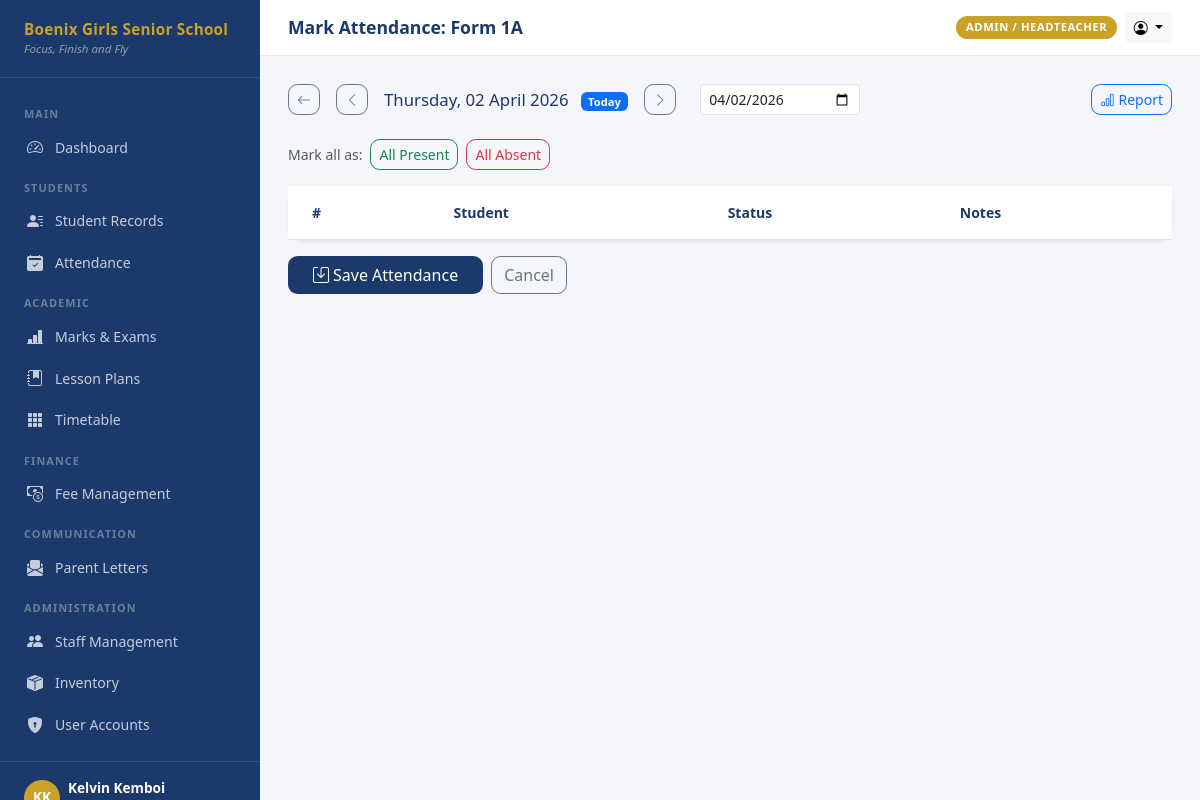
Page /attendance/1/mark/ (signed in) on the committed database.
### accounts/models.py (models this page shows, shortened)
class User(AbstractUser):
    ROLE_ADMIN = 'admin'
    ROLE_CLASS_TEACHER = 'class_teacher'
    ROLE_SUBJECT_TEACHER = 'subject_teacher'
    ROLE_PARENT = 'parent'
    ROLE_BURSAR = 'bursar'
    ROLE_AUDITOR = 'auditor'
    ROLE_CHOICES = [
        (ROLE_ADMIN, 'Admin / Headteacher'),
        (ROLE_CLASS_TEACHER, 'Class Teacher'),
        (ROLE_SUBJECT_TEACHER, 'Subject Teacher'),
        (ROLE_PARENT, 'Parent (View Only)'),
        (ROLE_BURSAR, 'Bursar / Accounts'),
        (ROLE_AUDITOR, 'Auditor'),
    ]
    role = models.CharField(
        max_length=20,
        choices=ROLE_CHOICES,
        default=ROLE_SUBJECT_TEACHER,
    )
    phone = models.CharField(max_length=20, blank=True)
    profile_photo = models.ImageField(upload_to='profiles/', blank=True, null=True)
    is_active = models.BooleanField(default=True)
    class_assigned = models.CharField(max_length=20, blank=True, help_text='e.g. Form 4A')
    class Meta:
        verbose_name = 'User'
        verbose_name_plural = 'Users'
        ordering = ['last_name', 'first_name']
    @property
    def is_admin(self):
        return self.role == self.ROLE_ADMIN or self.is_superuser
    @property
    def can_view_fees(self):
        return self.role in (self.ROLE_ADMIN, self.ROLE_BURSAR, self.ROLE_AUDITOR, self.ROLE_PARENT)
    @property
    def can_enter_marks(self):
        return self.role in (self.ROLE_ADMIN, self.ROLE_CLASS_TEACHER, self.ROLE_SUBJECT_TEACHER)

### students/models.py (models this page shows, shortened)
class ClassSection(models.Model):
    stream = models.ForeignKey(Stream, on_delete=models.CASCADE, related_name='sections')
    section = models.CharField(max_length=5)  # e.g. 'A', 'B', 'East'
    class_teacher = models.ForeignKey(
        'accounts.User',
        null=True, blank=True,
        on_delete=models.SET_NULL,
        related_name='class_sections',
        limit_choices_to={'role__in': ['class_teacher', 'admin']},
    )
    class Meta:
        unique_together = ['stream', 'section']
        ordering = ['stream__order', 'section']
    def __str__(self):
        return f'{self.stream.name}{self.section}'

class Stream(models.Model):
    name = models.CharField(max_length=20, unique=True)  # e.g. 'Form 4'
    label = models.CharField(max_length=40, blank=True)  # e.g. 'Form Four'
    order = models.PositiveSmallIntegerField(default=0)
    class Meta:
        ordering = ['order', 'name']

### attendance/views.py (the view, shortened to what this page needs)
# urls.py: path('<int:section_pk>/mark/', views.mark_attendance, name='mark'),
@login_required
@teacher_required
def mark_attendance(request, section_pk):
    section = get_object_or_404(ClassSection, pk=section_pk)
    selected_date = request.GET.get('date', date.today().isoformat())
    try:
        att_date = date.fromisoformat(selected_date)
    except ValueError:
        att_date = date.today()
    students = Student.objects.filter(
        class_section=section, status='active'
    ).order_by('last_name', 'first_name')
    existing = {
        r.student_id: r
        for r in AttendanceRecord.objects.filter(student__in=students, date=att_date)
    }
    rows = []
    for student in students:
        rec = existing.get(student.pk)
        rows.append({'student': student, 'record': rec, 'status': rec.status if rec else 'P'})
    context = {
        'section': section,
        'att_date': att_date,
        'rows': rows,
        'status_choices': AttendanceRecord.STATUS_CHOICES,
        'prev_date': (att_date - timedelta(days=1)).isoformat(),
        'next_date': (att_date + timedelta(days=1)).isoformat(),
        'is_today': att_date == date.today(),
    }
    return render(request, 'attendance/mark_attendance.html', context)

### boenix_sms/context_processors.py (called while the page is built)
def school_info(request):
    return {
        'SCHOOL_NAME': settings.SCHOOL_NAME,
        'SCHOOL_SHORT': settings.SCHOOL_SHORT,
        'SCHOOL_MOTTO': settings.SCHOOL_MOTTO,
    }

### templates/attendance/mark_attendance.html (shortened to what this page needs)
{% extends 'base.html' %}
{% block page_title %}Mark Attendance: {{ section }}{% endblock %}
{% block content %}
<div class="d-flex align-items-center gap-3 mb-4 flex-wrap">
  <a href="{% url 'attendance:home' %}" class="btn btn-sm btn-outline-secondary" style="border-radius:0.6rem;">
    <i class="bi bi-arrow-left"></i>
  </a>
  <a href="?date={{ prev_date }}" class="btn btn-sm btn-outline-secondary" style="border-radius:0.6rem;">
    <i class="bi bi-chevron-left"></i>
  </a>
  <div class="fw-700" style="color:#1B3A6B;font-size:1.05rem;">
    {{ att_date|date:'l, d F Y' }}
    {% if is_today %}<span class="badge bg-primary ms-2" style="font-size:0.7rem;">Today</span>{% endif %}
  </div>
  <a href="?date={{ next_date }}" class="btn btn-sm btn-outline-secondary" style="border-radius:0.6rem;">
    <i class="bi bi-chevron-right"></i>
  </a>
  <input type="date" value="{{ att_date|date:'Y-m-d' }}" class="form-control form-control-sm ms-2"
         style="width:160px;" onchange="window.location='?date='+this.value">
  <a href="{% url 'attendance:report' section.pk %}" class="btn btn-sm btn-outline-primary ms-auto" style="border-radius:0.6rem;">
    <i class="bi bi-bar-chart me-1"></i>Report
  </a>
</div>
<div class="mb-3 d-flex gap-2 flex-wrap">
  <span class="small text-muted align-self-center">Mark all as:</span>
  <button type="button" class="btn btn-sm btn-outline-success" onclick="markAll('P')" style="border-radius:0.6rem;">All Present</button>
  <button type="button" class="btn btn-sm btn-outline-danger" onclick="markAll('A')" style="border-radius:0.6rem;">All Absent</button>
</div>
<form method="post">
  <div class="card border-0 shadow-sm" style="border-radius:1rem;">
    <div class="table-responsive">
      <table class="table align-middle mb-0" id="attTable">
        <thead style="background:#F4F6FB;">
          <tr>
            <th class="ps-4 py-3 small" style="color:#1B3A6B;">#</th>
            <th class="py-3 small" style="color:#1B3A6B;">Student</th>
            <th class="py-3 small" style="color:#1B3A6B;">Status</th>
            <th class="py-3 small" style="color:#1B3A6B;">Notes</th>
          </tr>
        </thead>
      </table>
    </div>
  </div>
  <div class="mt-3 d-flex gap-2">
    <button type="submit" class="btn px-4" style="background:#1B3A6B;color:#fff;border-radius:0.6rem;">
      <i class="bi bi-save me-1"></i>Save Attendance
    </button>
    <a href="{% url 'attendance:home' %}" class="btn btn-outline-secondary" style="border-radius:0.6rem;">Cancel</a>
  </div>
</form>
{% endblock %}

### templates/base.html (shortened to what this page needs)
<!DOCTYPE html>
<html lang="en">
<head>
  <link href="https://cdn.jsdelivr.net/npm/bootstrap@5.3.3/dist/css/bootstrap.min.css" rel="stylesheet">
  <link href="https://cdn.jsdelivr.net/npm/bootstrap-icons@1.11.3/font/bootstrap-icons.min.css" rel="stylesheet">
</head>
<body>
<div id="sidebar">
  <div class="sidebar-brand">
    <div class="school-name">{{ SCHOOL_NAME }}</div>
    <div class="school-motto">{{ SCHOOL_MOTTO }}</div>
  </div>
  <nav class="sidebar-nav">
    <div class="nav-section-label">Main</div>
    <a href="{% url 'dashboard:home' %}" class="nav-link {% if request.resolver_match.url_name == 'home' %}active{% endif %}">
      <i class="bi bi-speedometer2"></i> Dashboard
    </a>
    {% if user.is_admin or user.is_class_teacher %}
    <div class="nav-section-label">Students</div>
    <a href="/students/" class="nav-link">
      <i class="bi bi-person-lines-fill"></i> Student Records
    </a>
    <a href="/attendance/" class="nav-link">
      <i class="bi bi-calendar2-check-fill"></i> Attendance
    </a>
    {% endif %}
    {% if user.can_enter_marks %}
    <div class="nav-section-label">Academic</div>
    <a href="/exams/" class="nav-link">
      <i class="bi bi-bar-chart-line-fill"></i> Marks & Exams
    </a>
    <a href="/lessons/" class="nav-link">
      <i class="bi bi-journal-bookmark-fill"></i> Lesson Plans
    </a>
    <a href="/timetable/" class="nav-link">
      <i class="bi bi-grid-3x3-gap-fill"></i> Timetable
    </a>
    {% endif %}
    {% if user.can_view_fees %}
    <div class="nav-section-label">Finance</div>
    <a href="/fees/" class="nav-link">
      <i class="bi bi-cash-coin"></i> Fee Management
    </a>
    {% endif %}
    {% if user.is_admin or user.is_class_teacher %}
    <div class="nav-section-label">Communication</div>
    <a href="/letters/" class="nav-link">
      <i class="bi bi-envelope-paper-fill"></i> Parent Letters
    </a>
    {% endif %}
    {% if user.is_admin %}
    <div class="nav-section-label">Administration</div>
    <a href="/staff/" class="nav-link">
      <i class="bi bi-people-fill"></i> Staff Management
    </a>
    <a href="/inventory/" class="nav-link">
      <i class="bi bi-box-seam-fill"></i> Inventory
    </a>
    <a href="{% url 'accounts:user_list' %}" class="nav-link">
      <i class="bi bi-shield-lock-fill"></i> User Accounts
    </a>
    {% endif %}
  </nav>
  <div class="sidebar-footer">
    <div class="d-flex align-items-center gap-2">
      <div class="rounded-circle bg-gold d-flex align-items-center justify-content-center"
           style="width:36px;height:36px;background:var(--boenix-gold);font-weight:700;color:#fff;font-size:0.85rem;flex-shrink:0;">
      </div>
      <div class="overflow-hidden">
        <div class="user-name text-truncate">{{ user.get_full_name }}</div>
      </div>
    </div>
  </div>
</div>
<div id="main">
  <div class="topbar">
    <div class="d-flex align-items-center gap-3">
      <h1 class="page-title">{% block page_title %}Dashboard{% endblock %}</h1>
    </div>
    <div class="d-flex align-items-center gap-2">
      <span class="role-badge">{{ user.get_role_display }}</span>
      <div class="dropdown">
        <button class="btn btn-sm btn-light dropdown-toggle" data-bs-toggle="dropdown">
          <i class="bi bi-person-circle"></i>
        </button>
      </div>
    </div>
  </div>
  <div class="content-area">
    {% block content %}{% endblock %}
  </div>
</div>
</body>
</html>

### templates/base.html (style rules this page uses)
:root { --boenix-navy: #1B3A6B; --boenix-gold: #C9A227; --boenix-gold-light: #F0D070; --sidebar-width: 260px; }
body { background: #F4F6FB; font-family: 'Segoe UI', sans-serif; }
#sidebar { width: var(--sidebar-width); min-height: 100vh; background: var(--boenix-navy); position: fixed; top: 0; left: 0; display: flex; flex-direction: column; z-index: 100; transition: transform 0.25s ease; }
.sidebar-brand { padding: 1.25rem 1.5rem; border-bottom: 1px solid rgba(255,255,255,0.1); }
.sidebar-brand .school-name { color: var(--boenix-gold); font-size: 0.95rem; font-weight: 700; line-height: 1.3; letter-spacing: 0.02em; }
.sidebar-brand .school-motto { color: rgba(255,255,255,0.5); font-size: 0.72rem; font-style: italic; }
.sidebar-nav { flex: 1; padding: 1rem 0; overflow-y: auto; }
.sidebar-nav .nav-section-label { color: rgba(255,255,255,0.35); font-size: 0.68rem; font-weight: 700; text-transform: uppercase; letter-spacing: 0.1em; padding: 0.75rem 1.5rem 0.25rem; }
.sidebar-nav .nav-link { color: rgba(255,255,255,0.75); padding: 0.55rem 1.5rem; font-size: 0.88rem; display: flex; align-items: center; gap: 0.65rem; border-left: 3px solid transparent; transition: all 0.15s; }
.sidebar-nav .nav-link i { font-size: 1rem; width: 1.1rem; }
.sidebar-footer { padding: 1rem 1.5rem; border-top: 1px solid rgba(255,255,255,0.1); }
.sidebar-footer .user-name { color: #fff; font-size: 0.85rem; font-weight: 600; }
#main { margin-left: var(--sidebar-width); min-height: 100vh; display: flex; flex-direction: column; }
.topbar { background: #fff; padding: 0.75rem 1.75rem; border-bottom: 1px solid #E5E9F2; display: flex; align-items: center; justify-content: space-between; position: sticky; top: 0; z-index: 99; }
.topbar .page-title { font-weight: 700; color: var(--boenix-navy); font-size: 1.1rem; margin: 0; }
.content-area { flex: 1; padding: 1.75rem; }
.role-badge { background: var(--boenix-gold); color: #fff; font-size: 0.7rem; font-weight: 700; padding: 0.2rem 0.6rem; border-radius: 1rem; text-transform: uppercase; letter-spacing: 0.05em; }

### rows in the picture
User: get_full_name "Kelvin Kemboi", role "ADMIN / HEADTEACHER"
ClassSection: stream+section "Form 1A"

### other values in the picture
{{ SCHOOL_NAME }} "Boenix Girls Senior School"
{{ SCHOOL_MOTTO }} "Focus, Finish and Fly"
{{ att_date|date:'l, d F Y' }} "Thursday, 02 April 2026"
